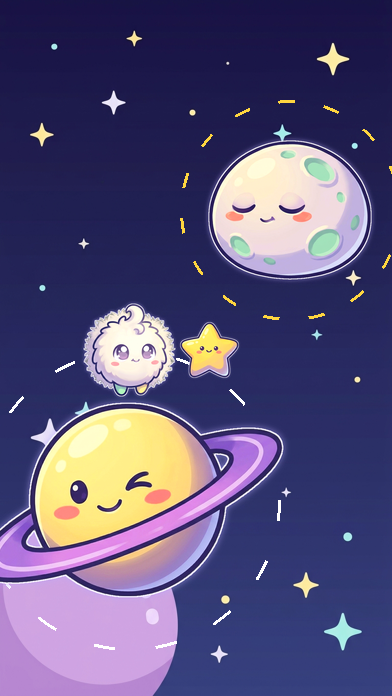
#> input picture art/orbit_sling/gauntlet/ours_r2_1.png, 392 x 696 px, given in place of bg_space_v3.png, which was not available
$ python mock4.py gauntlet/ours_r2_1.png 5
#> lines starting #> are read from the running program, lines starting #| are printed output that depends on the picture; pictures that were not available may be replaced by others from this repository, and a replacement may not be noted
import random, json, sys, numpy as np
from PIL import Image, ImageDraw, ImageFont, ImageFilter
W,H=392,696; R=sys.argv[1]; seed=int(sys.argv[2])
bg=Image.open("sprites/bg_space_v3.png").convert("RGBA").resize((W,H),Image.LANCZOS)
S=lambda n:Image.open(f"sprites_game4/{n}.png").convert("RGBA")
def put(c,n,cx,cy,h,rot=0):
    s=S(n); s=s.resize((int(s.width*h/s.height),h),Image.LANCZOS)
    if rot: s=s.rotate(rot,expand=True,resample=Image.BICUBIC)
    c.alpha_composite(s,(int(cx-s.width/2),int(cy-s.height/2)))
def ring(c,cx,cy,r,col,w=8):
    g=Image.new("RGBA",c.size,(0,0,0,0)); d=ImageDraw.Draw(g)
    for a in range(0,360,20): d.arc([cx-r,cy-r,cx+r,cy+r],a,a+12,fill=col,width=w)
    c.alpha_composite(g.filter(ImageFilter.GaussianBlur(6))); c.alpha_composite(g)
def grade(c):  # shared light: warm top-left, cool vignette bottom-right
    y,x=np.mgrid[0:H,0:W]; d=np.sqrt((x/W-0.15)**2+(y/H-0.1)**2)
    warm=np.clip(1-d*1.6,0,1)*70; cool=np.clip((d-0.7)*1.2,0,1)*80
    l=np.zeros((H,W,4),np.uint8); l[...,0]=255;l[...,1]=225;l[...,2]=190;l[...,3]=warm.astype(np.uint8)
    v=np.zeros((H,W,4),np.uint8); v[...,0]=20;v[...,1]=10;v[...,2]=70;v[...,3]=cool.astype(np.uint8)
    c.alpha_composite(Image.fromarray(l,"RGBA")); c.alpha_composite(Image.fromarray(v,"RGBA"))
def ui(c):
    L=Image.new("RGBA",c.size,(0,0,0,0)); d=ImageDraw.Draw(L)
    gl=Image.new("RGBA",c.size,(0,0,0,0)); ImageDraw.Draw(gl).rounded_rectangle([W//2-56,18,W//2+56,72],radius=27,fill=(120,200,255,150)); c.alpha_composite(gl.filter(ImageFilter.GaussianBlur(8)))
    d.rounded_rectangle([W//2-54,20,W//2+54,70],radius=25,fill=(30,24,84,255),outline=(120,220,255,255),width=4)
    d.ellipse([W-64,22,W-16,70],fill=(30,24,84,255),outline=(120,220,255,255),width=4)
    d.rectangle([W-47,37,W-42,55],fill=(255,248,240,255)); d.rectangle([W-38,37,W-33,55],fill=(255,248,240,255))
    f=ImageFont.truetype("/usr/share/fonts/truetype/dejavu/DejaVuSans-Bold.ttf",30); d.text((W//2+2,26),"12",font=f,fill=(255,248,240,255))
    c.alpha_composite(L); put(c,"star",W//2-26,45,28)
scenes=[
 dict(pl=[("planet_ringo",140,470,230),("planet_mochi_moon",290,190,140)],rg=[(140,470,165,(255,255,255,200)),(290,190,105,(255,214,63,240))],pf=("puff_neutral",140,470-165-5,130,0),ex=[("star",215,330,52)]),
 dict(pl=[("planet_boba_bubble",245,480,210),("planet_frosty_pop",90,215,250)],rg=[(245,480,150,(255,255,255,200)),(90,215,118,(255,214,63,240))],pf=("puff_fly",180,345,140,-15),ex=[("golden_seed",305,300,54)]),
 dict(pl=[("planet_cactus_pal",125,500,210),("planet_ringo",285,270,170)],rg=[(125,500,150,(255,255,255,200)),(285,270,118,(255,214,63,240))],pf=("puff_happy",125,500-150-5,125,0),ex=[("star",215,420,52)]),
]
random.seed(seed); key={}
for i,sc in enumerate(scenes,1):
    c=bg.copy()
    for cx,cy,r,col in sc["rg"]: ring(c,cx,cy,r,col)
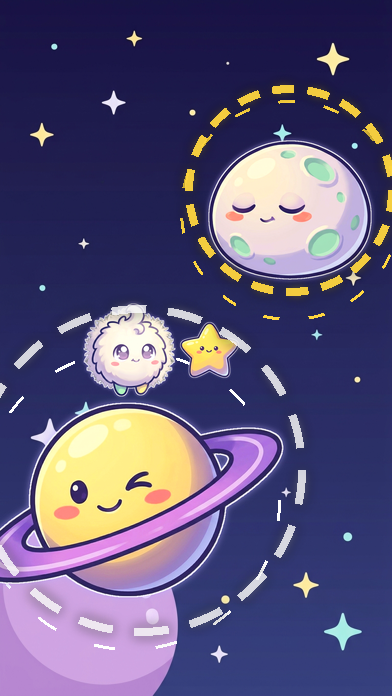
#> c: PIL image 392x696 RGBA; mean R, G, B, A 93.3, 85.4, 121.9, 255
    for p in sc["pl"]: put(c,*p)
#> this loop made 2 passes
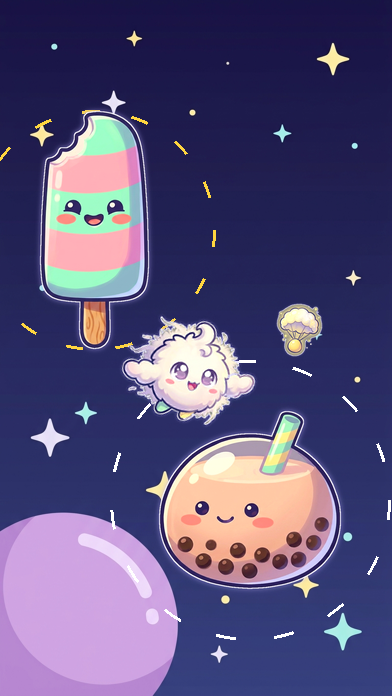
#> input picture art/orbit_sling/gauntlet/ours_r2_2.png, 392 x 696 px, given in place of planet_ringo.png, which was not available
#> pass 1, in put, `s = s.resize((int(s.width * h / s.height), h), Image.LANCZOS)`:
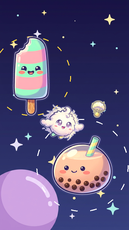
#> s: PIL image 129x230 RGBA; mean R, G, B, A 89.3, 81, 123, 255
#> pass 2, in put (call 2), `s = s.resize((int(s.width * h / s.height), h), Image.LANCZOS)`:
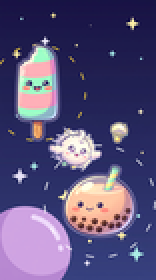
#> s: PIL image 78x140 RGBA (shown 2 times larger); mean R, G, B, A 89.3, 81, 123, 255
#> after the loop:
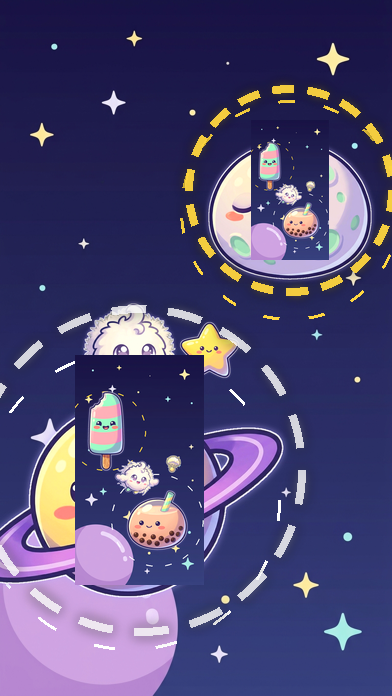
#> c: PIL image 392x696 RGBA; mean R, G, B, A 78.4, 72.3, 116.2, 255
#> (the run stopped early here; a loop or call above may not have finished)
